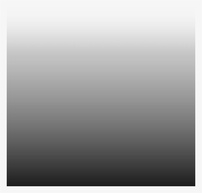
#> input picture pic/Grad.jpg, 202 x 193 px, shrunk from 300 x 286 before the run
$ jupyter execute --allow-errors Lab11.ipynb
#> lines starting #> are read from the running program, lines starting #| are printed output that depends on the picture; after the words box and inside, x2 and y2 are one past the last pixel; in counts of white or black regions, pixels touching at a corner belong together
# ЛР_5(11) Пороговая обработка изображений

### Задание 5.1. Провести пороговую обработку полутонового изображения с плавным изменением интенсивности

[cell 1]
import cv2 as cv
import numpy as np
from matplotlib import pyplot as plt

[cell 2]
img = cv.imread ("pic/Grad.jpg" , 0)
#> img is the input picture: shape (193, 202); min 7, max 255, mean 161.3
ret, thresh1 = cv.threshold (img, 127, 255, cv.THRESH_BINARY)
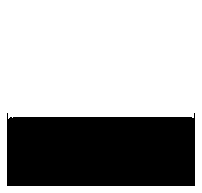
#> thresh1: shape (193, 202); 66.7% white; 1 black region, box (x1, y1, x2, y2) and area: (7, 113, 195, 186) 12974
ret, thresh2 = cv.threshold (img, 127, 255, cv.THRESH_BINARY_INV)
ret, thresh3 = cv.threshold (img, 127, 255, cv.THRESH_TRUNC)
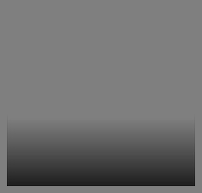
#> thresh3: shape (193, 202); min 7, max 127, mean 111.4
ret, thresh4 = cv.threshold (img, 127, 255, cv.THRESH_TOZERO)
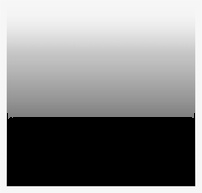
#> thresh4: shape (193, 202); min 0, max 255, mean 134.6
ret, thresh5 = cv.threshold (img, 127, 255, cv.THRESH_TOZERO_INV)
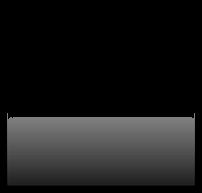
#> thresh5: shape (193, 202); min 0, max 127, mean 26.6

title = ['Original Image', 'BINARY', 'BINARY_INV', 'TRUNC', 'TOZERO', 'TOZERO_INV']
images = [img, thresh1, thresh2, thresh3, thresh4, thresh5]

for i in range(6):
    plt.subplot(2,3,i+1),plt.imshow(images[i],'gray')
    plt.title(title[i])
    plt.xticks([]),plt.yticks([])

plt.show ()

### Задание 5.2 Протестировать функции с адаптивным порогом.

[cell 3]
img = cv.imread('pic/CatWithShadow2.jpg',0)
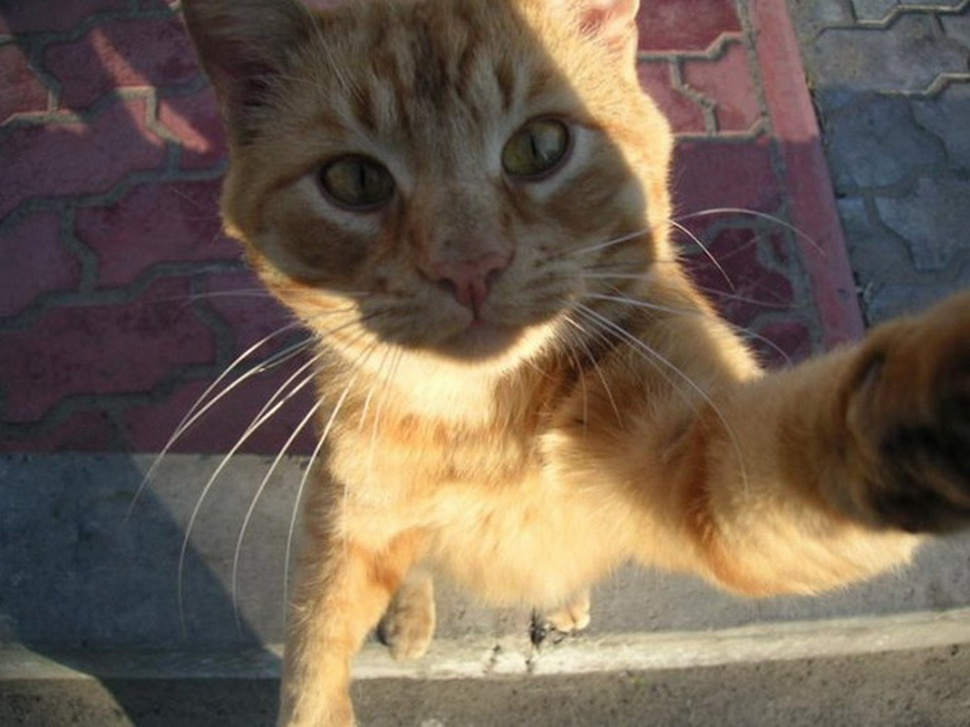
#> input picture pic/CatWithShadow2.jpg, 970 x 727 px, shrunk from 1440 x 1080 before the run
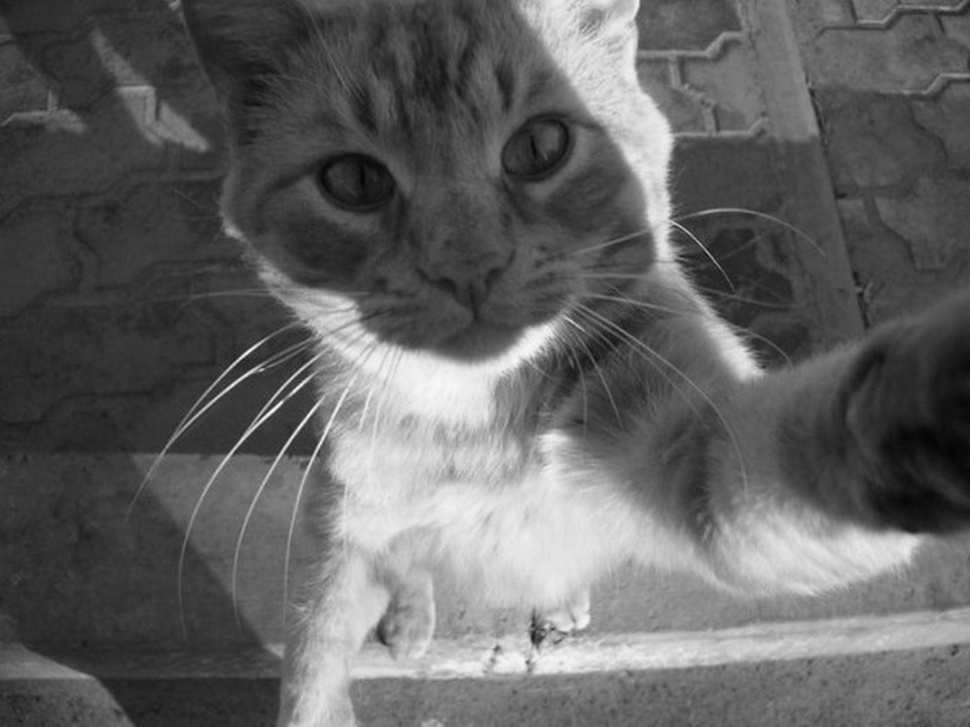
#> img: shape (727, 970); min 2, max 250, mean 98
img = cv.medianBlur(img,5)

ret1,th1 = cv.threshold(img,127,255, cv.THRESH_BINARY)
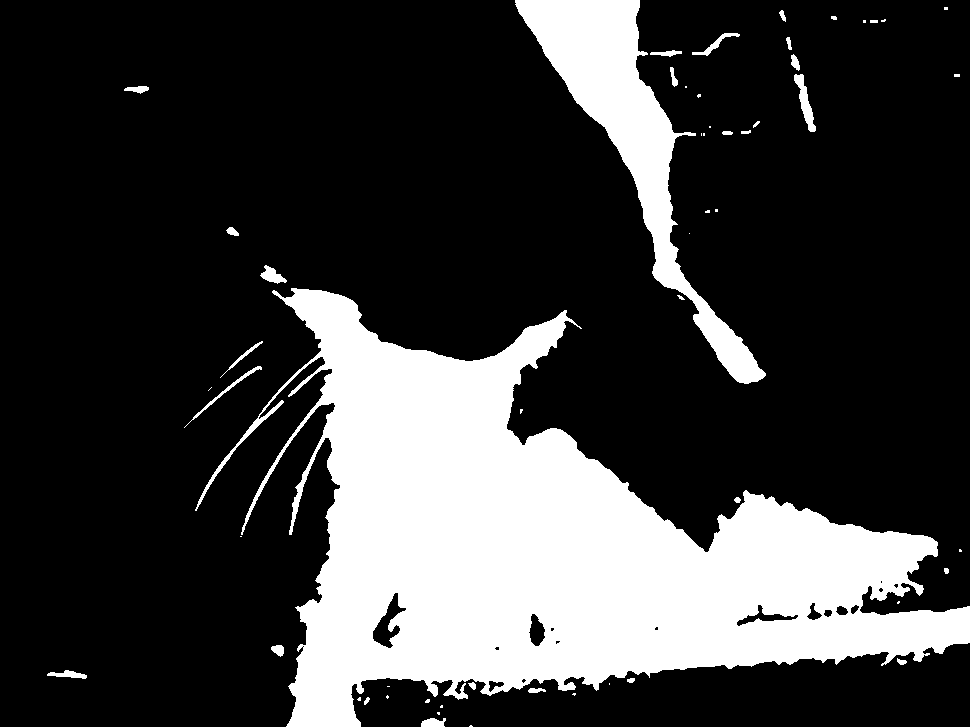
#> th1: shape (727, 970); 23.5% white; 56 white regions (26 under 20 px), largest, box (x1, y1, x2, y2) and area: (195, 288, 970, 727) 142715, (515, 0, 766, 384) 20205, (794, 74, 816, 132) 485
th2 = cv.adaptiveThreshold(img, 255, cv.ADAPTIVE_THRESH_MEAN_C,cv.THRESH_BINARY,11,2)
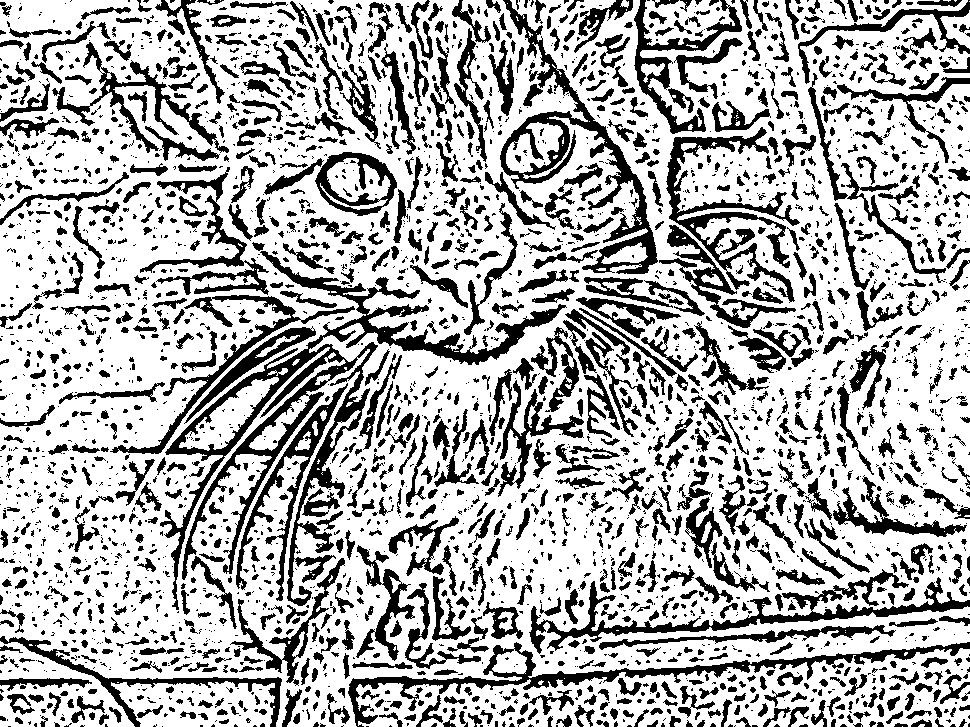
#> th2: shape (727, 970); 70.1% white; 3319 black regions (2019 under 20 px), largest, box (x1, y1, x2, y2) and area: (160, 251, 567, 610) 16478, (500, 0, 658, 274) 6842, (348, 642, 970, 727) 5807
th3 = cv.adaptiveThreshold(img, 255, cv.ADAPTIVE_THRESH_GAUSSIAN_C,cv.THRESH_BINARY,11,2)
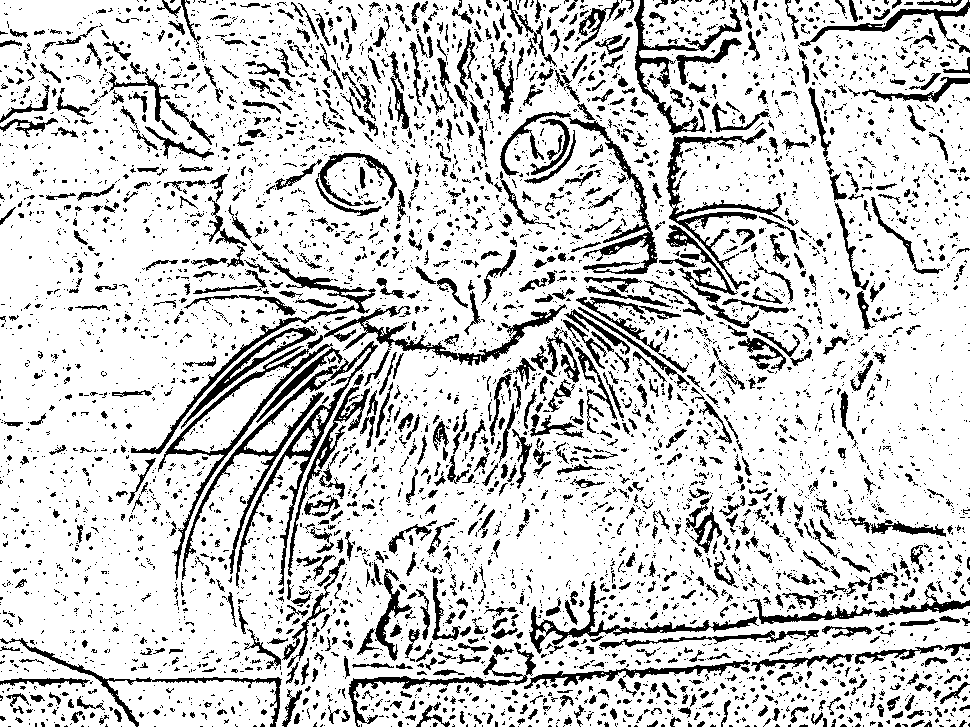
#> th3: shape (727, 970); 81.5% white; 5714 black regions (4597 under 20 px), largest, box (x1, y1, x2, y2) and area: (182, 341, 378, 588) 4568, (666, 128, 786, 290) 2433, (158, 335, 333, 580) 2366

images = [img, th1, th2, th3]
titles = ['Original Image', 'Global Thresholding (v =127)', 'Adaptive Mean Thresholding', 'Adaptive Gaussian Thresholding']

for i in range(4):
    plt.subplot(2,2,i+1),plt.imshow(images[i],'gray')
    plt.title(titles[i])
    plt.xticks([]),plt.yticks([])

plt.show ()

### Задание 5.3 Загрузить дополнительные модули random, PIL. Создать зашумленное изображение.

[cell 4]
import random
from PIL import Image, ImageDraw

[cell 5]
import random
from PIL import Image, ImageDraw

#> (a cell that did not finish here is left out)

### Задание 5.4 На вход программы пороговой обработки подается зашумленное изображение. Это изображение обрабатывается тремя способами. В первом случае используется глобальный порог со значением 127. Во втором случае напрямую применяется порог Оцу. В третьем случае изображение сначала удаляет шум фильтром с гауссовым ядром 5x5, затем применяется пороговая обработка Оцу.

Загрузим изображение и сделаем пошаговую обработку

[cell 7]
img = cv.imread('pic/median.png',0)

ret1, th1 = cv.threshold(img, 127, 255, cv.THRESH_BINARY)

Выполним обработку Оцу

[cell 8]
ret2, th2 = cv.threshold(img, 0, 255,cv.THRESH_BINARY+cv.THRESH_OTSU)
#> ret2 = 0
